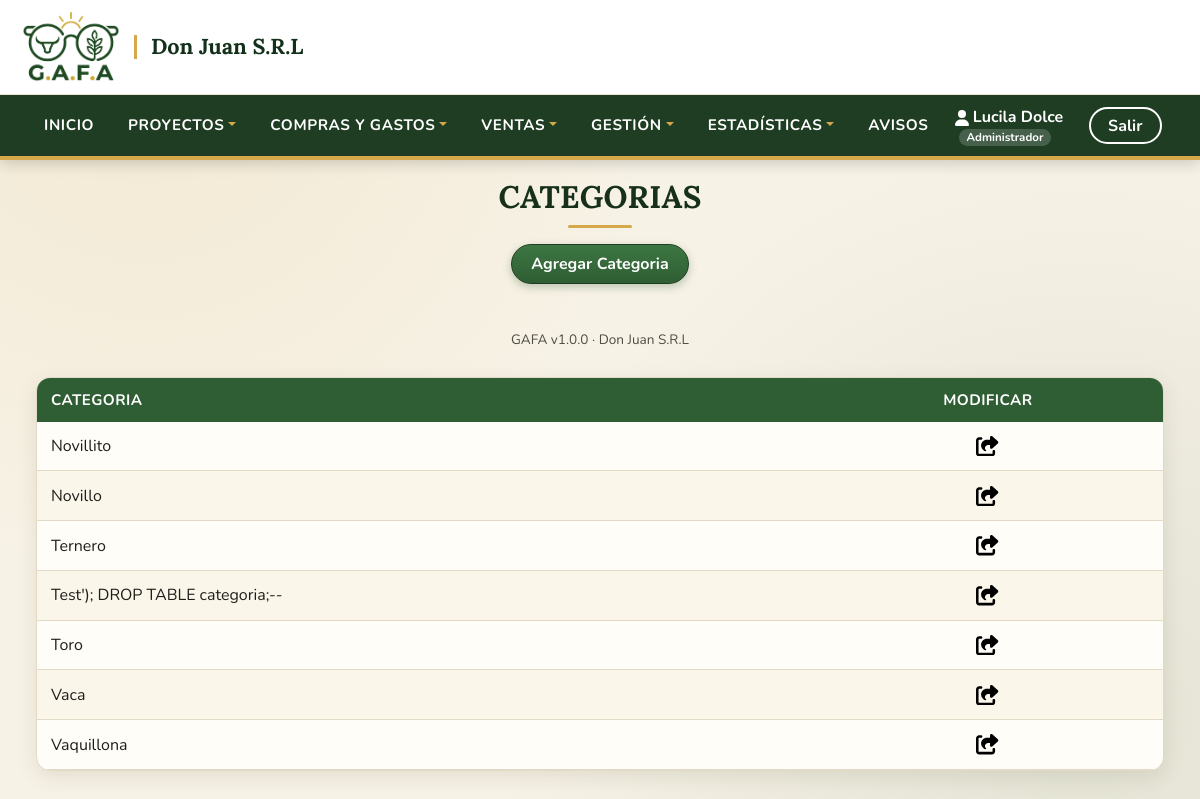
The app's page /categorias.php?error (signed in) with its own data.
### tables this page shows
CREATE TABLE `usuarios` (
  `id_usuario` int(11) NOT NULL AUTO_INCREMENT,
  `usuario` varchar(45) NOT NULL,
  `password` varchar(255) NOT NULL,
  `nombre` varchar(45) NOT NULL,
  `apellido` varchar(45) NOT NULL,
  `id_tipoUsuario` int(11) NOT NULL,
  `id_EstadoUsuario` int(1) NOT NULL,
  PRIMARY KEY (`id_usuario`)
);

CREATE TABLE `categoria` (
  `id_Categoria` int(11) NOT NULL AUTO_INCREMENT,
  `nombreCategoria` varchar(45) NOT NULL,
  PRIMARY KEY (`id_Categoria`)
);

### Modelo/Auth.php (called while the page is built, shortened)
<?php
function e($valor): string
{
    return htmlspecialchars((string)$valor, ENT_QUOTES, 'UTF-8');
}
function nombrePropio(?string $texto): string
{
    $texto = trim((string)preg_replace('/\s+/u', ' ', (string)$texto));
    $palabras = explode(' ', mb_strtolower($texto, 'UTF-8'));
    foreach ($palabras as $i => $p) {
        $palabras[$i] = preg_replace_callback('/(^|[\'\-])(\p{L})/u', function ($m) {
            return $m[1] . mb_strtoupper($m[2], 'UTF-8');
        }, $p);
    }
    return implode(' ', $palabras);
}
function rolUsuario($conexion): int
{
    static $cache = [];
    $usuario = (string)($_SESSION['usuario'] ?? '');
    if (!isset($cache[$usuario])) {
        $stmt = $conexion->prepare("SELECT id_tipoUsuario FROM usuarios WHERE usuario = ?");
        $stmt->bind_param("s", $usuario);
        $stmt->execute();
        $fila = $stmt->get_result()->fetch_assoc();
        $cache[$usuario] = $fila ? (int)$fila['id_tipoUsuario'] : 0;
    }
    return $cache[$usuario];
}
function nombreRol(int $rol): string
{
    return [ROL_ADMIN => 'Administrador', ROL_LECTOR => 'Lector', ROL_OPERADOR => 'Operador'][$rol] ?? 'Sin rol';
}
function puedeEscribir($conexion): bool
{
    return in_array(rolUsuario($conexion), [ROL_ADMIN, ROL_OPERADOR], true);
}

### Modelo/Empresa.php (called while the page is built, shortened)
<?php
function empresaPorDefecto(): array
{
    return [
        'nombre' => 'Don Juan S.R.L',
        'lema' => 'Ganadería y Agricultura de Fácil Administración',
        'cuit' => '', 'email' => '', 'telefono' => '', 'direccion' => '',
        'color' => EMPRESA_COLOR_BASE,
        'logo' => '',
    ];
}
function empresa($conexion = null, bool $recargar = false): array
{
    static $cache = null;
    if ($cache !== null) return $cache;
    $datos = empresaPorDefecto();
    $cache = $datos;
    return $cache;
}

### categorias.php (the view, shortened to what this page needs)
<?php
include('./Template/Cabecera.php');
include('./Modelo/Conexion.php');
?>
<center>
	<div class="">
		<h1>CATEGORIAS</h1>
	</div>
    <div>
        <a href="./altaCategoria.php">
            <button class="btn btn-success">Agregar Categoria</button>
        </a>
    </div>
    <br/>
</center>
<center>
<table style="border:none; width:1200px;box-shadow: 5px 5px 5px 5px rgb(148, 148, 148);border-radius: 5px;background-color: whitesmoke;">
		<thead>
		<tr style="color:green; background-color:white;font-weight:bold;border-bottom: 2px solid green;">
			<th style="text-align:center;font-size:16pt;text-align:left;padding:5px;">Categoria</th>
			<th style="text-align:center;font-size:16pt;text-align:center;padding:5px;">Modificar</th>
		</tr>
		</thead>
	   <?php
$consulta=mysqli_query($conexion, "SELECT * FROM categoria ORDER BY nombreCategoria ASC");
while($listar = mysqli_fetch_array($consulta))
{
	echo "
	<tr>
		<td style=text-align:left;padding:5px;>$listar[nombreCategoria]</td>
		<td class='text-center text-nowrap'><a class='btn btn-sm' href=./detalleCategoria.php?no=".$listar['id_Categoria']." class=mod><svg xmlns='http://www.w3.org/2000/svg' height='1.5em' viewBox='0 0 576 512'><path d='M352 224H305.5c-45 0-81.5 36.5-81.5 81.5c0 22.3 10.3 34.3 19.2 40.5c6.8 4.7 12.8 12 12.8 20.3c0 9.8-8 17.8-17.8 17.8h-2.5c-2.4 0-4.8-.4-7.1-1.4C210.8 374.8 128 333.4 128 240c0-79.5 64.5-144 144-144h80V34.7C352 15.5 367.5 0 386.7 0c8.6 0 16.8 3.2 23.2 8.9L548.1 133.3c7.6 6.8 11.9 16.5 11.9 26.7s-4.3 19.9-11.9 26.7l-139 125.1c-5.9 5.3-13.5 8.2-21.4 8.2H384c-17.7 0-32-14.3-32-32V224zM80 96c-8.8 0-16 7.2-16 16V432c0 8.8 7.2 16 16 16H400c8.8 0 16-7.2 16-16V384c0-17.7 14.3-32 32-32s32 14.3 32 32v48c0 44.2-35.8 80-80 80H80c-44.2 0-80-35.8-80-80V112C0 67.8 35.8 32 80 32h48c17.7 0 32 14.3 32 32s-14.3 32-32 32H80z'/></svg></a></td>
	</tr>";
}
?>
</body>
<?php
include('./Template/Pie.php');
?>

### Template/Cabecera.php (shortened to what this page needs)
<?php
include ("./Modelo/Conexion.php");
include_once('./Modelo/Auth.php');
include_once('./Modelo/Empresa.php');
$iduser = $_SESSION['usuario'];
$stmtCab = $conexion->prepare("SELECT * FROM usuarios WHERE usuario = ?");
$stmtCab->bind_param("s", $iduser);
$stmtCab->execute();
$row = $stmtCab->get_result()->fetch_assoc();
$nombre = nombrePropio($row['nombre']);
$apellido = nombrePropio($row['apellido']);
$cantAvisos = notificacionesListas($conexion) ? count(construirAvisos($conexion, configNotificaciones())) : 0;
$emp = empresa($conexion);
$puedeEscribir = puedeEscribir($conexion);
$rolNombre = nombreRol(rolUsuario($conexion));
?>
<!DOCTYPE html>
<html lang="es">
<head>
    <link href="https://cdn.jsdelivr.net/npm/bootstrap@5.2.0-beta1/dist/css/bootstrap.min.css" rel="stylesheet">
    <link href="https://unpkg.com/aos@2.3.1/dist/aos.css" rel="stylesheet">
	<link rel="stylesheet" href="estilos.css">
	<link rel="stylesheet" href="Css/tema.css">
</head>
<body>
<header class="hea-pri" >
	<div class="titPrincipal">
		<a href="./inicio.php" class="marca" title="Ir al inicio">
			<img src="imgs/GAFA_LOGO_oscuro.png" alt="GAFA - Ganadería y Agricultura de Fácil Administración">
			<span class="marca-texto"><?php echo e($emp['nombre']); ?></span>
		</a>
	</div>
    <nav class="navbar navbar-expand-lg navbar-light" style="border-bottom: 1px solid #0a6111;">
        <div class="container-fluid navpri">
            <div class="collapse navbar-collapse" id="navbarNav" >
                <ul class="navbar-nav">
				<li class="nav-item">
					<a href="./inicio.php" class="nav-link" style="color: #0a6111;" aria-current="page">Inicio</a>
				</li>
                <li class="nav-item dropdown">
                        <a href="#" class="nav-link dropdown-toggle " id="navbarDropdown" role="button" data-bs-toggle="dropdown" aria-expanded="false" style="color: #0a6111;">Proyectos</a>
                    </li>
                    <li class="nav-item dropdown">
                        <a href="#" class="nav-link dropdown-toggle " id="navbarDropdown" role="button" data-bs-toggle="dropdown" aria-expanded="false" style="color: #0a6111;">Compras y Gastos</a>
                    </li>
					<li class="nav-item dropdown">
                        <a href="#" class="nav-link dropdown-toggle " id="navbarDropdown" role="button" data-bs-toggle="dropdown" aria-expanded="false" style="color: #0a6111;">Ventas</a>
                    </li>
					<li class="nav-item dropdown">
                        <a href="#" class="nav-link dropdown-toggle " id="navbarDropdown" role="button" data-bs-toggle="dropdown" aria-expanded="false" style="color: #0a6111;">Gestión</a>
                    </li>
					<li class="nav-item dropdown">
                        <a href="#" class="nav-link dropdown-toggle " id="navbarDropdown" role="button" data-bs-toggle="dropdown" aria-expanded="false" style="color: #0a6111;">Estadísticas</a>
                    </li>
					<li class="nav-item"><a href="./avisos.php" class="nav-link">Avisos<?php if ($cantAvisos > 0) { ?> <span class="badge-avisos"><?php echo (int)$cantAvisos; ?></span><?php } ?></a></li>
                </ul>
            </div>
            <div class="exit">
				<div class="exit-name">
				<p><svg xmlns="http://www.w3.org/2000/svg" height="1em" viewBox="0 0 448 512"><path d="M224 256A128 128 0 1 0 224 0a128 128 0 1 0 0 256zm-45.7 48C79.8 304 0 383.8 0 482.3C0 498.7 13.3 512 29.7 512H418.3c16.4 0 29.7-13.3 29.7-29.7C448 383.8 368.2 304 269.7 304H178.3z"/></svg>&nbsp<?php echo htmlspecialchars($nombre." ".$apellido, ENT_QUOTES, 'UTF-8'); ?> <small class="rol-usuario"><?php echo e($rolNombre); ?></small></p>
				</div>
				<div class="exit-exit">
					<a href="./login.php">
						<button class="btn btn-outline-success">Salir</button>
					</a>
				</div>
			</div>
        </div>
    </nav>
</header>

### estilos.css (style rules this page uses)
* { margin: 0; padding: 0; box-sizing: border-box; font-family: 'Montserrat Alternates', sans-serif; }
body { background-color: whitesmoke; object-fit: cover; background-repeat: no-repeat; background-position: center center; justify-content: center; align-items: center; height: auto; }
a { text-decoration: none; }
h1 { color: #0a6111; display: block; font-size: 2em; margin-block-start: 0.67em; margin-block-end: 0.67em; margin-inline-start: 0px; margin-inline-end: 0px; font-weight: bold; }
.titPrincipal { width: 100%; height: 40px; display: flex; justify-content: flex-start; }
p { margin: 0%; }
.exit { padding: 10px; display: flex; justify-content: center; align-items: center; flex-direction: row; gap: 20px; font-family: 'Montserrat Alternates', sans-serif; }

### records on screen
usuarios: nombre+apellido "Lucila Dolce", id_tipoUsuario "Administrador"
categoria: nombreCategoria "Novillito"
categoria: nombreCategoria "Novillo"
categoria: nombreCategoria "Ternero"
categoria: nombreCategoria "Test'); DROP TABLE categoria;--"
categoria: nombreCategoria "Toro"
categoria: nombreCategoria "Vaca"
categoria: nombreCategoria "Vaquillona"

### other values on screen
$emp['nombre'] "Don Juan S.R.L"
GAFA_VERSION "1.0.0"
empresa()['nombre'] "Don Juan S.R.L"
